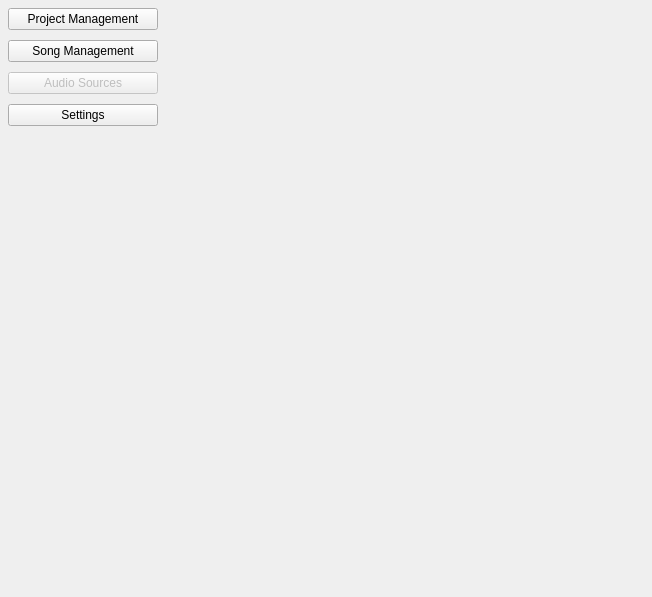
<ui version="4.0" >
 <author></author>
 <comment></comment>
 <exportmacro></exportmacro>
 <class>ManagerWidget</class>
 <widget class="QWidget" name="ManagerWidget" >
  <property name="geometry" >
   <rect>
    <x>0</x>
    <y>0</y>
    <width>652</width>
    <height>597</height>
   </rect>
  </property>
  <property name="contextMenuPolicy" >
   <enum>Qt::ActionsContextMenu</enum>
  </property>
  <property name="windowTitle" >
   <string>Form</string>
  </property>
  <layout class="QHBoxLayout" >
   <property name="margin" >
    <number>8</number>
   </property>
   <property name="spacing" >
    <number>6</number>
   </property>
   <item>
    <layout class="QVBoxLayout" >
     <property name="margin" >
      <number>0</number>
     </property>
     <property name="spacing" >
      <number>10</number>
     </property>
     <item>
      <widget class="QPushButton" name="projectButton" >
       <property name="text" >
        <string>Project Management</string>
       </property>
       <property name="icon" >
        <iconset/>
       </property>
       <property name="iconSize" >
        <size>
         <width>32</width>
         <height>32</height>
        </size>
       </property>
      </widget>
     </item>
     <item>
      <widget class="QPushButton" name="songButton" >
       <property name="text" >
        <string>Song Management</string>
       </property>
       <property name="icon" >
        <iconset/>
       </property>
       <property name="iconSize" >
        <size>
         <width>32</width>
         <height>32</height>
        </size>
       </property>
      </widget>
     </item>
     <item>
      <widget class="QPushButton" name="audioSourcesButton" >
       <property name="enabled" >
        <bool>false</bool>
       </property>
       <property name="text" >
        <string>Audio Sources</string>
       </property>
       <property name="icon" >
        <iconset/>
       </property>
       <property name="iconSize" >
        <size>
         <width>32</width>
         <height>32</height>
        </size>
       </property>
      </widget>
     </item>
     <item>
      <widget class="QPushButton" name="globalPropertiesButton" >
       <property name="text" >
        <string>Settings</string>
       </property>
       <property name="icon" >
        <iconset/>
       </property>
       <property name="iconSize" >
        <size>
         <width>32</width>
         <height>32</height>
        </size>
       </property>
      </widget>
     </item>
     <item>
      <spacer>
       <property name="orientation" >
        <enum>Qt::Vertical</enum>
       </property>
       <property name="sizeHint" >
        <size>
         <width>150</width>
         <height>181</height>
        </size>
       </property>
      </spacer>
     </item>
    </layout>
   </item>
   <item>
    <widget class="QStackedWidget" name="stackedManagerWidget" />
   </item>
  </layout>
 </widget>
 <pixmapfunction></pixmapfunction>
 <resources>
  <include location="traverso.qrc" />
 </resources>
 <connections/>
</ui>
